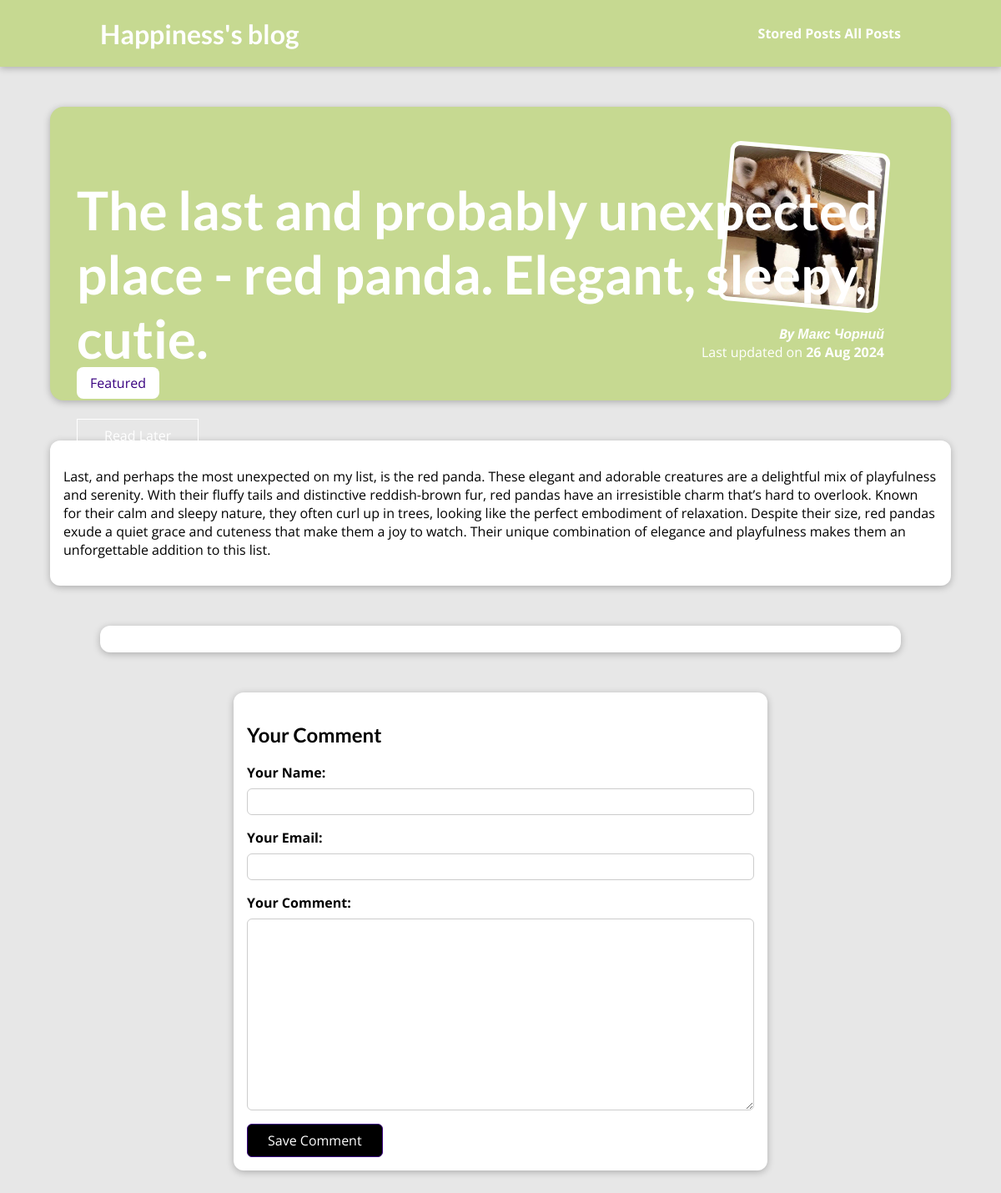
Screenshot of /posts/last-and-probably-unexpected-place-red-panda-elega with the database file from the repository.
### blog/models.py (models this page shows, shortened)
class Post(models.Model):
    title = models.CharField(max_length=150)
    excerpt = models.CharField(max_length=200)
    image = models.ImageField(upload_to="posts", null=True)
    date = models.DateField(auto_now=True)
    slug = models.SlugField(unique=True, db_index=True)
    content = models.TextField(validators=[MinLengthValidator(10)])
    author = models.ForeignKey(
        Author, on_delete=models.SET_NULL, null=True,related_name="posts")
    tags = models.ManyToManyField(Tag)

class Tag(models.Model):
  caption = models.CharField(max_length=20)

class Author(models.Model):
    first_name = models.CharField(max_length=100)
    last_name = models.CharField(max_length=100)
    email_address = models.EmailField()
    def full_name(self):
        return f"{self.first_name} {self.last_name}"
    def __str__(self):
        return self.full_name()

### blog/views.py (the view, shortened to what this page needs)
# urls.py: path("posts/<slug:slug>", views.SinglePostsView.as_view(), name="post-detail-page"),
class SinglePostsView(View):
    def is_stored_post(self, request, post_id):
       stored_posts = request.session.get("stored_posts")
       if stored_posts is not None:
         is_saved_for_later = post_id in stored_posts
       else:
         is_saved_for_later = False
       return is_saved_for_later
    def get(self, request, slug):
        post = Post.objects.get(slug=slug)
        context = {
            "post": post,
            "post_tags": post.tags.all(),
            "comment_form": CommentForm(),
            "comments": post.comments.all().order_by("-id"),
            "saved_for_later": self.is_stored_post(request, post.id)
        }
        return render(request, "post-detail.html", context)

### blog/forms.py
class CommentForm(forms.ModelForm):
    class Meta:
        model = Comment
        exclude = ["post"]
        labels = {
            "user_name":"Your Name",
            "user_email":"Your Email",
            "text":"Your Comment"
        }

### blog/templates/post-detail.html (shortened to what this page needs)
{% extends "base.html" %}
{% load static %}
{% block css_files %}
<link rel="stylesheet" href="{% static "post-datail.css" %}" />
{% endblock %}
{% block content %}
<section id="summary">
  <h2>{{ post.title }}</h2>
  <div>
    {% for tag in post_tags %}
      <span class="tag">{{ tag.caption }}</span>
    {% endfor %}
  </div>
  <div id="read-later">
    <form action="{% url "read-later" %}" method="POST">
      <button>
        {% if saved_for_later %}
          Remove from "Read Later" List
        {% else %}
          Read Later
        {% endif %}
      </button>
    </form>
  </div>
  <article>
    <img src="{{ post.image.url }}" alt="{{ post.title }}" />
    <address>By <a href="mailto:{{ post.author.email_address }}">{{ post.author }}</a></address>
    <div>Last updated on <time>{{ post.date|date:"d M Y" }}</time></div>
  </article>
</section>
<main>
  {{ post.content|linebreaks }}
</main>
<section id="comments">
</section>
<section id="comment-form">
  <h2>Your Comment</h2>
  <form action="{% url "post-detail-page" post.slug %}" method="POST">
    {% for form_field in comment_form %}
      <div class="form-control {% if form_field.errors %}invalid{% endif %}">
        {{ form_field.label_tag }}
        {{ form_field }}
      </div>
    {% endfor %}
    <button>Save Comment</button>
  </form>
</section>
{% endblock %}

### static/app.css (style rules this page uses)
* { box-sizing: border-box; }
html { font-family: 'Open Sans', 'Lato', sans-serif; }
body { margin: 0; }
h1, h2, h3 { font-family: 'Lato', sans-serif; font-weight: bold; }

### blog/static/post-datail.css (style rules this page uses)
body { background-color: #e7e7e7; }
#summary { margin: 8rem auto 3rem auto; padding: 2rem; width: 90%; max-width: 90rem; border-radius: 16px; background-color: #c6d991; position: relative; box-shadow: 0 2px 8px rgba(0, 0, 0, 0.25); height: 22rem; }
#summary h2 { color: white; font-size: 4rem; position: relative; z-index: 2; margin-bottom: 0.25rem; }
#summary article { position: absolute; top: 2rem; right: 3rem; padding: 1rem 2rem; border-radius: 12px; text-align: right; color: white; }
#summary article img { width: 12rem; height: 12rem; border-radius: 12px; transform: rotateZ(5deg); border: 5px solid white; margin-bottom: 1rem; z-index: 1; }
#summary address { font-weight: bold; }
#summary a { color: white; text-decoration: none; }
#summary time { font-weight: bold; }
#read-later { margin: 2rem 0; }
#read-later button { background-color: transparent; border: 1px solid white; padding: 0.5rem 2rem; font: inherit; color: white; cursor: pointer; }
main { width: 90%; max-width: 90rem; margin: 3rem auto; background-color: white; padding: 1rem; border-radius: 12px; box-shadow: 0 2px 8px rgba(0, 0, 0, 0.25); }
.tag { background-color: white; color: #390281; padding: 0.5rem 1rem; border-radius: 8px; width: max-content; }
#comment-form { margin: 3rem auto; width: 90%; max-width: 40rem; border-radius: 12px; background-color: white; box-shadow: 0 2px 8px rgba(0, 0, 0, 0.25); padding: 1rem; }
#comment-form button { font: inherit; background-color: black; color: white; border: 1px solid #390281; padding: 0.5rem 1.5rem; border-radius: 6px; cursor: pointer; }
.form-control { margin-bottom: 1rem; }
.form-control label { font-weight: bold; margin-bottom: 0.5rem; display: block; }
.form-control input, .form-control textarea { display: block; width: 100%; font: inherit; padding: 0.25rem; border-radius: 6px; border: 1px solid #ccc; }
#comments { margin: 3rem auto; width: 90%; max-width: 60rem; border-radius: 12px; background-color: white; box-shadow: 0 2px 8px rgba(0, 0, 0, 0.25); padding: 1rem 2rem; }

### rows the page displays
Post: title "The last and probably unexpected place - red panda. Elegant, sleepy, cutie.", image (picture), author "Макс Чорний", date "26 Aug 2024", content "Last, and perhaps the most unexpected on my list, is the red panda. These elegant and adorable creatures are a delightful mix of playfulness and serenity. With their fluffy tails and distinctive reddish-brown fur, red pandas have an irresistible charm that’s hard to overlook. Known for their calm and sleepy nature, they often curl up in trees, looking like the perfect embodiment of relaxation. Despite their size, red pandas exude a quiet grace and cuteness that make them a joy to watch. Their unique combination of elegance and playfulness makes them an unforgettable addition to this list."
Tag: caption "Featured"
